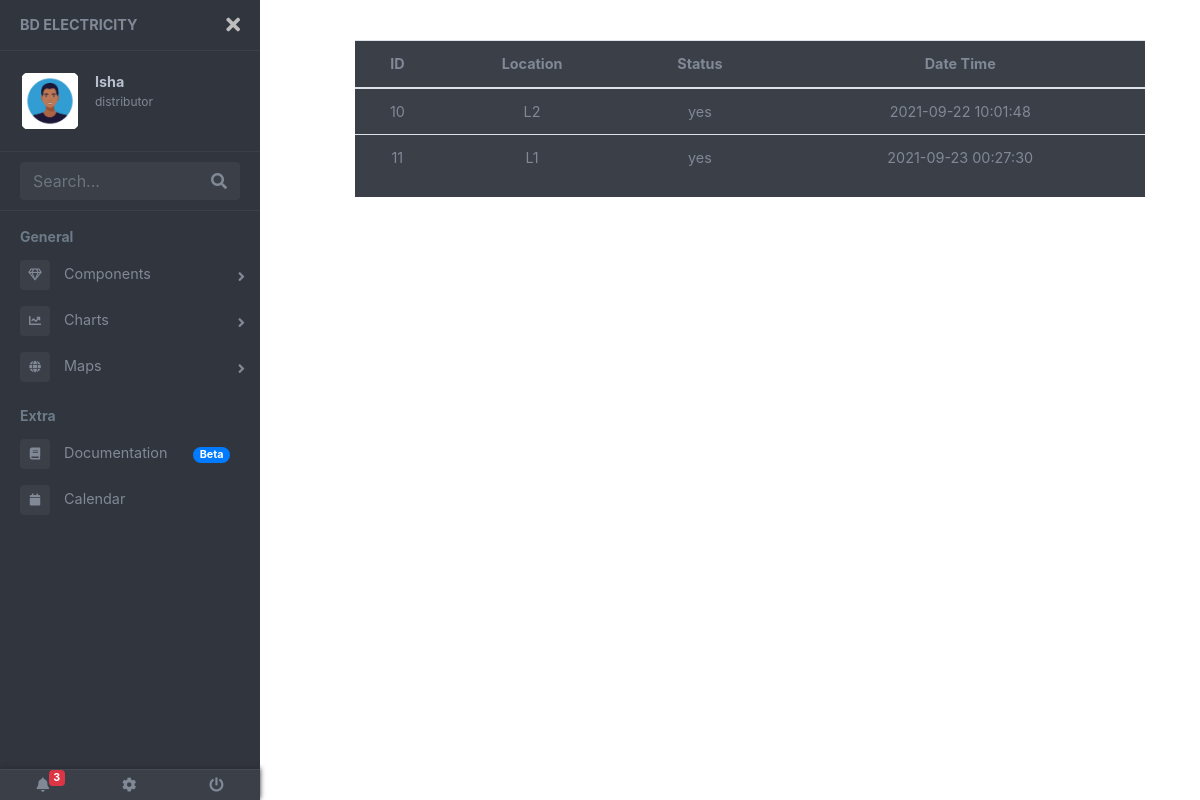
The page /views/theftPage.php (signed in) on the database its author committed.
### tables this page shows
CREATE TABLE `theft` (
  `id` int(11) NOT NULL,
  `location` text NOT NULL,
  `status` text NOT NULL,
  `dateTime` datetime NOT NULL
);

### service/userService.php (called while the page is built, shortened)
<?php
	function getAllTheft(){
		$conn = dbConnection();
		$sql = "select * from theft";
		$result = mysqli_query($conn, $sql);
		$theft1 = [];
		while($row = mysqli_fetch_assoc($result)){
			array_push($theft1, $row);
		}
		return $theft1;
	}
?>

### views/theftPage.php (the view, shortened to what this page needs)
<?php
	require_once('../service/userService.php');
?>
<!DOCTYPE html>
<html>
<head>
    <link rel="stylesheet" href="https://maxcdn.bootstrapcdn.com/bootstrap/4.0.0/css/bootstrap.min.css"
>
    <link href="https://use.fontawesome.com/releases/v5.0.6/css/all.css" rel="stylesheet">
    <link rel="stylesheet" href="../assets/style.css">
</head>
<body>
	<div class="page-wrapper chiller-theme toggled">
  <nav id="sidebar" class="sidebar-wrapper">
    <div class="sidebar-content">
      <div class="sidebar-brand">
        <a href="distributorPage.php">BD Electricity</a>
        <div id="close-sidebar">
          <i class="fas fa-times"></i>
        </div>
      </div>
      <div class="sidebar-header">
        <div class="user-pic"><a href="distributorPage.php"><img class="img-responsive img-rounded" src="../assets/image/<?=$_SESSION['img']?>"
            alt="User picture"></a>
        </div>
        <div class="user-info">
          <span class="user-name">
            <strong><?=$_SESSION['name']?></strong>
          </span>
          <span class="user-role"><?=$_SESSION['userType']?></span>
        </div>
      </div>
      <div class="sidebar-search">
        <div>
          <div class="input-group">
            <input type="text" class="form-control search-menu" placeholder="Search...">
            <div class="input-group-append">
              <span class="input-group-text">
                <i class="fa fa-search" aria-hidden="true"></i>
              </span>
            </div>
          </div>
        </div>
      </div>
      <div class="sidebar-menu">
        <ul>
          <li class="header-menu">
            <span>General</span>
          </li>
          <li class="sidebar-dropdown">
            <a href="#">
              <i class="far fa-gem"></i>
              <span>Components</span>
            </a>
          </li>
          <li class="sidebar-dropdown">
            <a href="#">
              <i class="fa fa-chart-line"></i>
              <span>Charts</span>
            </a>
          </li>
          <li class="sidebar-dropdown">
            <a href="#">
              <i class="fa fa-globe"></i>
              <span>Maps</span>
            </a>
          </li>
          <li class="header-menu">
            <span>Extra</span>
          </li>
          <li>
            <a href="#">
              <i class="fa fa-book"></i>
              <span>Documentation</span>
              <span class="badge badge-pill badge-primary">Beta</span>
            </a>
          </li>
          <li>
            <a href="#">
              <i class="fa fa-calendar"></i>
              <span>Calendar</span>
            </a>
          </li>
        </ul>
      </div>
    </div>
    <div class="sidebar-footer">
      <a href="theftNotification.php">
        <i class="fa fa-bell"></i>
        <span class="badge badge-danger badge-warning notification">3</span>
      </a>
      <a href="#">
        <i class="fa fa-cog"></i>
      </a>
      <a href="../php/logout.php">
        <i class="fa fa-power-off"></i>
      </a>
    </div>
  </nav>
  <main class="page-content">
    <div class="container-fluid">
        <div class="form-group col-md-12">
        <div class="table-hover table-responsive" id="table1">
          <table class="table" >
          <thead align="center">
            <tr>
              <th>ID</th>
              <th>Location</th>
              <th>Status</th>
              <th>Date Time</th>
            </tr>
          </thead>
          <tbody align="center">
          <?php
		  $theft = getAllTheft();
		  for ($i=0; $i != count($theft); $i++) {  ?>
            <tr>
              <td><?=$theft[$i]['id']?></td>
              <td><?=$theft[$i]['location']?></td>
              <td><?=$theft[$i]['status']?></td>
              <td><?=$theft[$i]['dateTime']?></td>
            </tr>
          <?php } ?>
          </tbody>
          </table>
        </div>
        </div>
      </div>
      </div>
</body>
</html>

### rows shown on the page
theft: id "10", location "L2", status "yes", dateTime "2021-09-22 10:01:48"
theft: id "11", location "L1", status "yes", dateTime "2021-09-23 00:27:30"

### other values the page prints
$_SESSION['name'] "Isha"
$_SESSION['userType'] "distributor"
